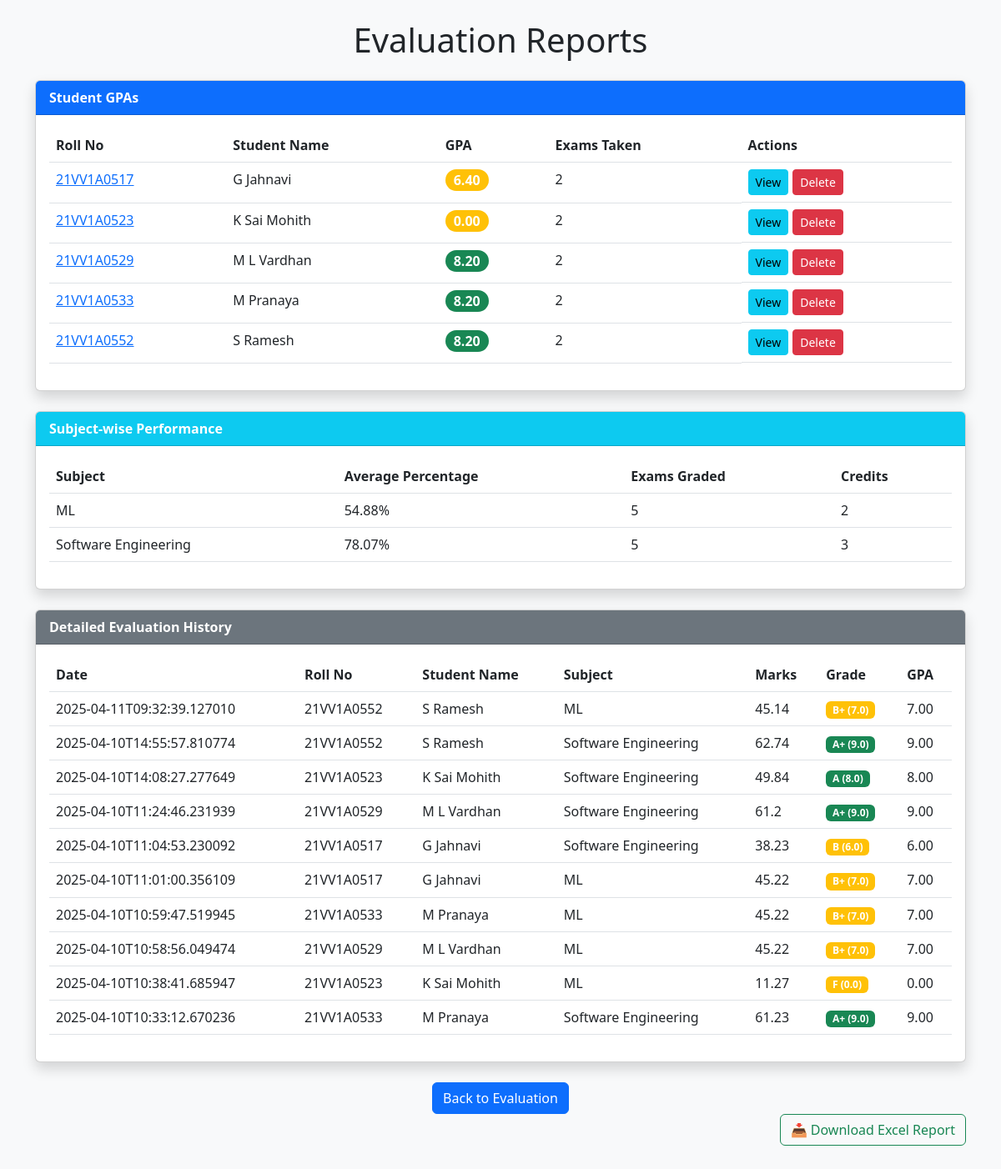
Page /reports on the committed database.
### tables this page shows
CREATE TABLE students (
            roll_no TEXT PRIMARY KEY,
            full_name TEXT,
            department TEXT);

CREATE TABLE evaluations (
            id INTEGER PRIMARY KEY AUTOINCREMENT,
            roll_no TEXT NOT NULL,
            subject TEXT NOT NULL,
            timestamp TEXT,
            total_marks REAL,
            percentage REAL,
            grade TEXT,
            grade_point REAL,
            student_pdf_path TEXT,
            model_pdf_path TEXT,
            question_pdf_path TEXT,
            credits INTEGER DEFAULT 3);

### app.py (the view)
@app.route("/reports")
def reports():
    try:
        db = get_db()
        results = db.execute('''
            SELECT e.*, strftime('%d/%m/%Y %H:%M', e.timestamp) as formatted_date, s.full_name
            FROM evaluations e
            LEFT JOIN students s ON e.roll_no = s.roll_no
            ORDER BY e.timestamp DESC
        ''').fetchall()
        gpa_data = db.execute('''
            SELECT e.roll_no, s.full_name,
                SUM(e.grade_point * e.credits) / SUM(e.credits) as gpa,
                COUNT(*) as exams_taken
            FROM evaluations e
            LEFT JOIN students s ON e.roll_no = s.roll_no
            GROUP BY e.roll_no
        ''').fetchall()
        modified_gpa_data = []
        for student in gpa_data:
            evaluations = db.execute('''
                SELECT grade_point FROM evaluations WHERE roll_no = ?
            ''', (student['roll_no'],)).fetchall()
            failed_subjects = any(eval['grade_point'] == 0.0 for eval in evaluations)
            if failed_subjects:
                modified_gpa_data.append({**dict(student), 'gpa': 0.0})
            else:
                modified_gpa_data.append(dict(student))
        subject_stats = db.execute('''
            SELECT subject,
                AVG(percentage) as avg_percentage,
                COUNT(*) as exams_graded,
                AVG(grade_point) as avg_grade_point,
                credits
            FROM evaluations
            GROUP BY subject
        ''').fetchall()
        return render_template("reports.html",
            results=results,
            gpa_data=modified_gpa_data,
            subject_stats=subject_stats)
    except Exception as e:
        app.logger.error(f"Reports error: {str(e)}")
        return render_template("error.html", message="Could not generate reports")

### app.py (called while the page is built)
def get_db():
    db = getattr(g, '_database', None)
    if db is None:
        db = g._database = sqlite3.connect(DATABASE)
        db.row_factory = sqlite3.Row
    return db

@app.teardown_appcontext
def close_connection(exception):
    db = getattr(g, '_database', None)
    if db is not None:
        db.close()

### templates/reports.html (shortened to what this page needs)
<!DOCTYPE html>
<html>
<head>
    <link href="https://cdn.jsdelivr.net/npm/bootstrap@5.3.0/dist/css/bootstrap.min.css" rel="stylesheet">
</head>
<body class="bg-light">
    <div class="container py-4">
        <h1 class="text-center mb-4">Evaluation Reports</h1>
        <div class="card mb-4 shadow">
            <div class="card-header bg-primary text-white">
                Student GPAs
            </div>
            <div class="card-body">
                <table class="table table-hover">
                    <thead>
                        <tr>
                            <th>Roll No</th>
                            <th>Student Name</th>
                            <th>GPA</th>
                            <th>Exams Taken</th>
                            <th>Actions</th>
                        </tr>
                    </thead>
                    <tbody>
                        {% for student in gpa_data %}
                        <tr>
                            <td>
                                <a href="{{ url_for('student_report', roll_no=student['roll_no']) }}" class="roll-no-link">
                                    {{ student['roll_no'] }}
                                </a>
                            </td>
                            <td>{{ student['full_name'] }}</td>
                            <td>
                                <span class="badge rounded-pill bg-{{ 'success' if student['gpa'] >= 7.5 else 'warning' }} gpa-badge">
                                    {{ "%.2f"|format(student['gpa']) }}
                                </span>
                            </td>
                            <td>{{ student['exams_taken'] }}</td>
                            <td class="action-container">
                                <a href="{{ url_for('student_report', roll_no=student['roll_no']) }}" class="btn btn-sm btn-info">
                                    View
                                </a>
                                <form action="{{ url_for('delete_student', roll_no=student['roll_no']) }}"
                                      method="POST"
                                      onsubmit="return confirm('Are you sure you want to permanently delete all records for {{ student['roll_no'] }}? This action cannot be undone.');">
                                    <button type="submit" class="btn btn-sm btn-danger">Delete</button>
                                </form>
                            </td>
                        </tr>
                        {% endfor %}
                    </tbody>
                </table>
            </div>
        </div>
        <div class="card mb-4 shadow">
            <div class="card-header bg-info text-white">
                Subject-wise Performance
            </div>
            <div class="card-body">
                <table class="table table-hover">
                    <thead>
                        <tr>
                            <th>Subject</th>
                            <th>Average Percentage</th>
                            <th>Exams Graded</th>
                            <th>Credits</th>
                        </tr>
                    </thead>
                    <tbody>
                        {% for subject in subject_stats %}
                        <tr>
                            <td>{{ subject['subject'] }}</td>
                            <td>{{ "%.2f"|format(subject['avg_percentage']) }}%</td>
                            <td>{{ subject['exams_graded'] }}</td>
                            <td>{{ subject['credits'] }}</td>
                        </tr>
                        {% endfor %}
                    </tbody>
                </table>
            </div>
        </div>
        <div class="card shadow">
            <div class="card-header bg-secondary text-white">
                Detailed Evaluation History
            </div>
            <div class="card-body">
                <table class="table table-hover">
                    <thead>
                        <tr>
                            <th>Date</th>
                            <th>Roll No</th>
                            <th>Student Name</th>
                            <th>Subject</th>
                            <th>Marks</th>
                            <th>Grade</th>
                            <th>GPA</th>
                        </tr>
                    </thead>
                    <tbody>
                        {% for result in results %}
                        <tr>
                            <td>{{ result['timestamp'] }}</td>
                            <td>{{ result['roll_no'] }}</td>
                            <td>{{ result['full_name'] }}</td>
                            <td>{{ result['subject'] }}</td>
                            <td>{{ result['total_marks'] }}</td>
                            <td>
                                <span class="badge bg-{{ 'success' if result['grade_point'] >= 7.5 else 'warning' }}">
                                    {{ result['grade'] }} ({{ result['grade_point'] }})
                                </span>
                            </td>
                            <td>{{ "%.2f"|format(result['grade_point']) }}</td>
                        </tr>
                        {% endfor %}
                    </tbody>
                </table>
            </div>
        </div>
        <div class="mt-4 text-center">
            <a href="/" class="btn btn-primary">Back to Evaluation</a>
        </div>
        <div class="text-end mb-3">
            <a href="/download_excel" class="btn btn-outline-success">📥 Download Excel Report</a>
        </div>
    </div>
</body>
</html>

### templates/reports.html (style rules this page uses)
.card-header { font-weight: bold; }
.gpa-badge { font-size: 1rem; padding: 5px 10px; }
.roll-no-link { flex-grow: 1; }
.action-container { display: flex; gap: 5px; }

### rows in the picture
students: roll_no "21VV1A0517", full_name "G Jahnavi", gpa "6.40", exams_taken "2"
students: roll_no "21VV1A0523", full_name "K Sai Mohith", gpa "0.00", exams_taken "2"
students: roll_no "21VV1A0529", full_name "M L Vardhan", gpa "8.20", exams_taken "2"
students: roll_no "21VV1A0533", full_name "M Pranaya", gpa "8.20", exams_taken "2"
students: roll_no "21VV1A0552", full_name "S Ramesh", gpa "8.20", exams_taken "2"
evaluations: timestamp "2025-04-11T09:32:39.127010", roll_no "21VV1A0552", full_name "S Ramesh", subject "ML", total_marks "45.14", grade "B+", grade_point "7.0", grade_point "7.00"
evaluations: timestamp "2025-04-10T14:55:57.810774", roll_no "21VV1A0552", full_name "S Ramesh", subject "Software Engineering", total_marks "62.74", grade "A+", grade_point "9.0", grade_point "9.00"
evaluations: timestamp "2025-04-10T14:08:27.277649", roll_no "21VV1A0523", full_name "K Sai Mohith", subject "Software Engineering", total_marks "49.84", grade "A", grade_point "8.0", grade_point "8.00"
evaluations: timestamp "2025-04-10T11:24:46.231939", roll_no "21VV1A0529", full_name "M L Vardhan", subject "Software Engineering", total_marks "61.2", grade "A+", grade_point "9.0", grade_point "9.00"
evaluations: timestamp "2025-04-10T11:04:53.230092", roll_no "21VV1A0517", full_name "G Jahnavi", subject "Software Engineering", total_marks "38.23", grade "B", grade_point "6.0", grade_point "6.00"
evaluations: timestamp "2025-04-10T11:01:00.356109", roll_no "21VV1A0517", full_name "G Jahnavi", subject "ML", total_marks "45.22", grade "B+", grade_point "7.0", grade_point "7.00"
evaluations: timestamp "2025-04-10T10:59:47.519945", roll_no "21VV1A0533", full_name "M Pranaya", subject "ML", total_marks "45.22", grade "B+", grade_point "7.0", grade_point "7.00"
evaluations: timestamp "2025-04-10T10:58:56.049474", roll_no "21VV1A0529", full_name "M L Vardhan", subject "ML", total_marks "45.22", grade "B+", grade_point "7.0", grade_point "7.00"
evaluations: timestamp "2025-04-10T10:38:41.685947", roll_no "21VV1A0523", full_name "K Sai Mohith", subject "ML", total_marks "11.27", grade "F", grade_point "0.0", grade_point "0.00"
evaluations: timestamp "2025-04-10T10:33:12.670236", roll_no "21VV1A0533", full_name "M Pranaya", subject "Software Engineering", total_marks "61.23", grade "A+", grade_point "9.0", grade_point "9.00"

### other values in the picture
{{ subject['subject'] }} "ML" "Software Engineering"
{{ "%.2f"|format(subject['avg_percentage']) }} "54.88" "78.07"
{{ subject['exams_graded'] }} "5" "5"
{{ subject['credits'] }} "2" "3"
